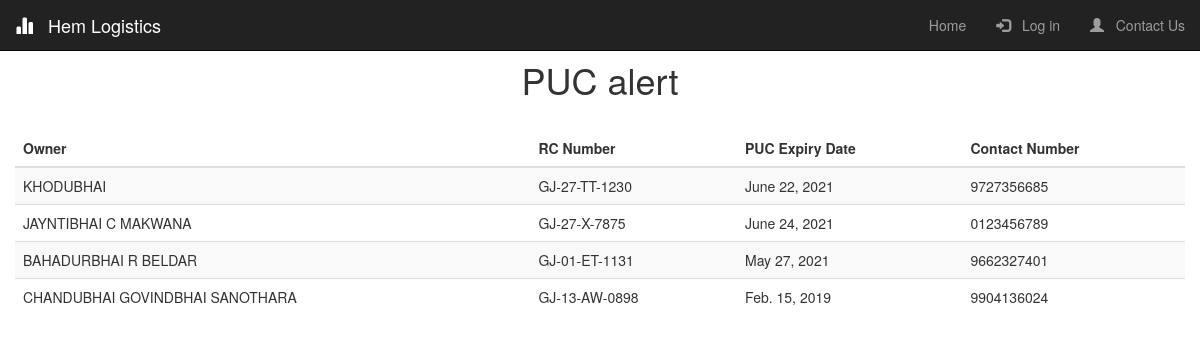
/PUC_Notifications/, run on an earlier commit of the app's database.
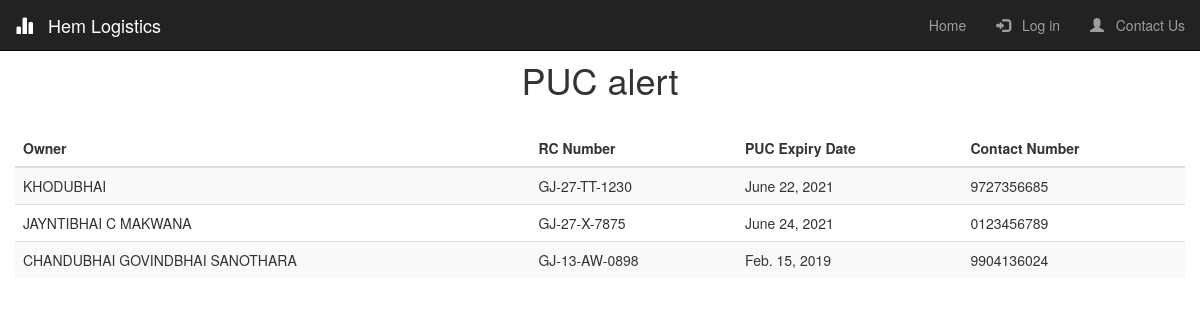
And on a later commit of the database.
### logistics/models.py (models this page shows, shortened)
class Vehicle(models.Model):
    Owner  = models.CharField(max_length=50, verbose_name="Owner's Name")
    RC_number = models.CharField(unique =True, verbose_name="RC Number", max_length=13, validators=[MinLengthValidator(12,message = "Invalid RC Number"), RegexValidator('([A-Z]{2})+-([0-9]{1})+-[A-Z]+-[0-9]{4}',message = "Use proper formatting")])
    PAN_number = models.CharField(verbose_name="PAN Number", max_length=10, validators=[MinLengthValidator(10,message = "Invalid PAN Number")])
    Type = models.CharField(verbose_name="Type of Vehicle", choices=TYPE_CHOICES, max_length=10)
    Other = models.CharField(blank = True,verbose_name='',max_length=10)
    Insurance_policy_number = models.CharField(max_length=25)
    PUC_expiry_date = models.DateField()
    Insurance_expiry_date = models.DateField(validators=[date_validate])#,input_formats = ['%d/%m/%Y'])
    Safety_equipments = models.BooleanField(default=False)
    GPS = models.BooleanField(default=False)
    Contact_number = models.CharField(max_length=10,validators=[MinLengthValidator(10,message = "Invalid Contact Number"),RegexValidator('([0-9]{10})',message="Should be numeric values only")])
    Notifications = models.BooleanField(verbose_name="Notifications Needed", default=True)
    Insurance_expired = models.BooleanField(default=False)
    PUC_expired = models.BooleanField(default=False)
    Available = models.BooleanField(default=True)
    def save(self, *args, **kwargs):
        if(self.Other):
            self.Other = self.Other.upper()
        self.Owner = self.Owner.upper()
        super(Vehicle, self).save(*args, **kwargs)

### logistics/views.py (the view)
# urls.py: path('PUC_Notifications/', logistics_view.PUC_notifications, name ='PUC_Notifications'),
def PUC_notifications(request):
	check_expiry_PUC()
	PUC = Vehicle.objects.filter(PUC_expired=True)
	return render(request,'PUC_notifications.html',{'title':'Notifications', 'PUC':PUC})

### logistics/helper_functions.py (called while the page is built)
def check_expiry_PUC():
    vehicles = Vehicle.objects.all()
    for vehicle in vehicles:
        if (vehicle.PUC_expiry_date - now().date())<timedelta(days=15):
            vehicle.PUC_expired=True
        else:
            vehicle.PUC_expired=False
        vehicle.save()

### logistics/templates/PUC_notifications.html (shortened to what this page needs)
{% extends "index.html" %}
{% load crispy_forms_tags %}
{% block start %}
<link rel="stylesheet" type="text/css" href="https://cdn.datatables.net/1.10.24/css/jquery.dataTables.css">
<h1 style="text-align: center; padding-top: 20px;"> PUC alert</h1>
<table id = "puc_table" class="table table-striped">
    <thead class="thead-dark">
    <tr>
        <th >Owner</th>
        <th>RC Number</th>
        <th>PUC Expiry Date</th>
        <th>Contact Number</th>
    </tr>
    </thead>
    <tbody>
{% for x in PUC %}
    <tr>
        <td>{{ x.Owner }}</td>
        <td id="{{ x.id }}">{{ x.RC_number }}</td>
        <td>{{ x.PUC_expiry_date }}</td>
        <td>{{ x.Contact_number }}</td>
    </tr>
{% endfor %}
    </tbody>
</table>
{% endblock start %}

What changed in the data, as far as the page shows it:
removed Vehicle: Owner "BAHADURBHAI R BELDAR", RC_number "GJ-01-ET-1131", PUC_expiry_date "May 27, 2021", Contact_number "9662327401"
